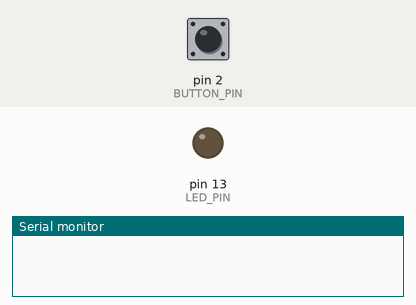
This sketch was run on a simulated Arduino Uno, built with avr-gcc and run on an emulated ATmega328P. Shown: output pins drawn as LEDs (lit = HIGH), the last lines printed to the serial monitor. Dashed ring = blinking. The test bench sets the inputs (shaded band); at power-on: pin 2 (BUTTON_PIN) HIGH.

Above: at 1.2 s.
1.3 s: pin 2 (BUTTON_PIN) pulled LOW for 0.15 s
At 2.1 s:
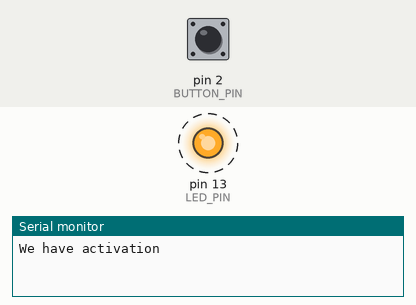
Timing chart, 0 to 10.4 s (numbered marks = the images above; inputs shaded):
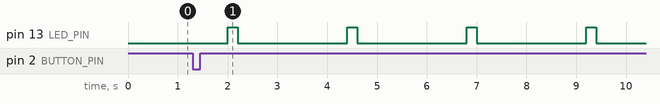

Measured:
- after the input at 1.3 s, pin 13 (LED_PIN): alternates HIGH for 0.20 s and LOW for 2.2 s, starting after 0.70 s

The sketch:

GarageDoorOpenerTester.ino
```cpp
/*
  Garage door opener tester

  This monitors the relay contact of the garage door opener project and counts the number of times its activated.

  The purpose is to detect inadverdant triggering.

 Connections:
   LED on pin 13 blinks to indicate how many times its been activated
   Digital input 2 connected to the garage door opener relay with the other contact connected to ground (active low)

*/

// constants won't change. They're used here to
// set pin numbers:
#define BUTTON_PIN  2        // the number of the pushbutton pin or relay from garage door opener
#define LED_PIN    13        // the number of the LED pin

int buttonState = 0;         // track if the relay (button) is currently on or off
int lastButtonState = 0;     // track if the relay (button) is currently on or off

int numberOfActivations = 0;    // count how many times the relay activates

// track when to blink the led
long previousMillis = 0;
long interval = 2000;

// debounce
long lastDebounceTime = 0;  // the last time the output pin was toggled
long debounceDelay = 100;    // mili-seconds the debounce time; increase if the output flickers. Garage door fires for one second, so this can be nice and long
int lastDebounceState = 0;  // last state of button for debouncing

void setup() {
  Serial.begin(9600);
  // initialize the LED pin as an output:
  pinMode(LED_PIN, OUTPUT);

  // initialize the pushbutton pin as an input:
  pinMode(BUTTON_PIN, INPUT_PULLUP);

  lastButtonState = digitalRead(BUTTON_PIN);  // initialize the first state of the button to be able to detect a change
  lastDebounceState = buttonState;
}


void loop(){
  // read the state of the pushbutton value:
  buttonState = digitalRead(BUTTON_PIN);

  //Serial.println(buttonState);

  // check if the pushbutton changed for debounce
  if (buttonState != lastDebounceState) {
    // reset the debouncing timer
    lastDebounceTime = millis();
  }

  // remember current value for next debounce check
  lastDebounceState = buttonState;

  // check if debounce timer reached (button has not changed for long enough time)
  if ((millis() - lastDebounceTime) > debounceDelay) {

    //Serial.println("Debounce delay reached");

    if (buttonState != lastButtonState) {
      lastButtonState = buttonState;

      // if low, count an activation
      if (buttonState == LOW) {
          ++numberOfActivations;
          Serial.println("We have activation");
      }
    }
  }

  // check if its time to flash the number of activations
  unsigned long currentMillis = millis();
  if (currentMillis - previousMillis > interval) {
    // save the last time you blinked the LED
    DisplayActivationCount();
    previousMillis = millis();  // start the timer over after the display delay
  }
}

// blink the led to indicate the number of activations
void DisplayActivationCount() {
  int i;
  for (i = 0; i < numberOfActivations; ++i) {
    digitalWrite(LED_PIN, HIGH);
    delay(200);
    digitalWrite(LED_PIN, LOW);
    delay(200);
  }
}
```
